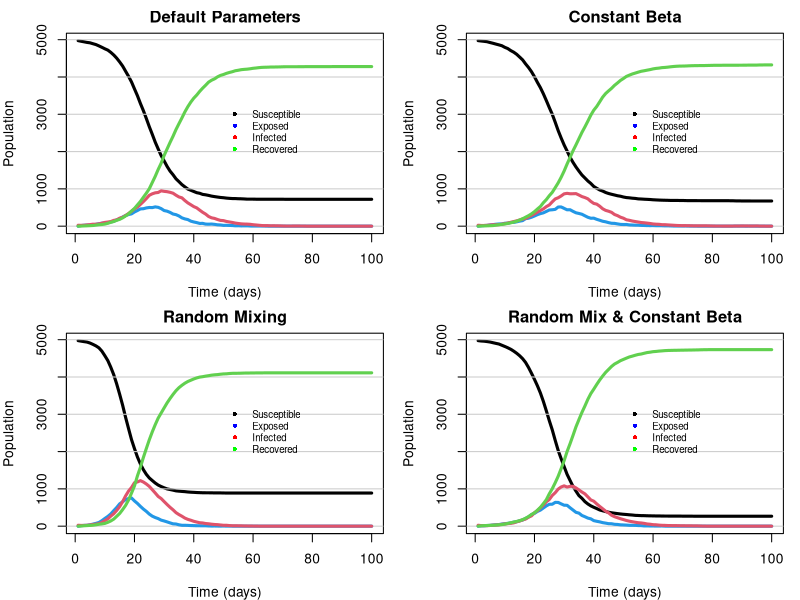

Generate this figure with R:
# Jackson Cramer (s2274544), Maximillian McCourt (s2145762), Natalia Montalvo Cabornero (s1969053)

# Our group worked collaboratively on the development and optimisation of all exercises.
# Although tasks were divided among us, we maintained a balanced workload through 
# regular code reviews, debugging sessions, and problem-solving meetings.
# Jackson focused for the plotting functions and household creation. 
# Max focused on implementing the nseir function.
# Natalia focusedto the get.net function and commenting.


######### GENERAL DESCRIPTION #########

# This project extends the SEIR epidemic model by incorporating household and social 
# network structures. Individuals are grouped into households and connected through 
# probabilistic contact networks based on sociability parameters. The model simulates 
# disease transmission through household, network, and random interactions to study 
# how social structure and individual variability affect epidemic dynamics.



#########  SETTING UP  ##########

# In this section, we define the population structure and create social networks.
# The goal is to represent both household connections and external contacts
# in order to model how social structure influences the spread of infectious diseases.


## --- Distribution into Households --- ##

n <- 5000  # Total population size
h_max <- 5 # Maximum number of people per household

# Each individual is randomly assigned to a household of size between 1 and h_max.
# This creates a heterogeneous household structure.
h <- rep(1:n, sample(1:h_max, n, replace=TRUE))[1:n] |> sample()


## --- Creation of networks --- ## 

# get.net() constructs a social contact network among individuals.
# Each person i can form contacts with others who are not in the same household.
# beta = individual sociability
# h = household structure
# nc = expected number of contacts per person
get.net <- function(beta,h,nc=15){

  # Population size
  n <- length(beta) 
  
  # Initialize an empty contact list for all individuals
  contacts <- vector("list", n)
  
  # Compute a coefficient to normalize the expected number of contacts
  coeff <- nc/(mean(beta)**2 * (n - 1))
  
  # Loop over all individuals to create network links
  for (i in 1:(n-1)){
    
    # Identify all possible contacts who are not in the same household
    non_h <- h[(i+1):n]!=h[i] 
    poss_links <- c((i+1):n)[non_h]  # initialise all possible links
    
    # Extract beta values (sociability parameters) for potential contacts
    beta_poss_links <- beta[poss_links]
    
    # Compute the probability of forming a contact between individual i and others
    prob_betas <- coeff*beta[i]*beta_poss_links
    
    # Generate links based on the assigned connection probabilities
    link_idx <- rbinom(length(prob_betas), 1, prob_betas) == 1
    links <- poss_links[link_idx]
    
    # Store the links in the contacts list
    contacts[[i]] <- c(contacts[[i]], links)
    for (j in links) {
      contacts[[j]] <- c(contacts[[j]], i)
    }
  }
  
  # Return the full contact network as list
  return(contacts)
}

#system.time(alink <- get.net(beta,h,nc))

#########  SEIR MODEL  ##########

## --- SEIR simulation funciton --- ##

# nseir() simulates an epidemic over time in a population with household and network-based social structure.
# Each individual is in one of four states: Susceptible (S=0), Exposed (E=1), 
# Infected (I=2), or Recovered (R=3).
# beta =
# h =
# alink =
# alpha =
# delta =
# gamma = 
# nc = 
# nt = 
# pinf = 
nseir <- function(beta,h,alink,alpha=c(.1,.01,.01),delta=.2,gamma=.4,nc=15, nt = 100,pinf = .005){
  # Our SEIR, t data
  # Using S=0, E=1, I=2, R=3 structure
  n <- length(beta)
  # defining alphas
  alpha_h <- alpha[1]
  alpha_c <- alpha[2]
  alpha_r <- alpha[3]
  # total population
  x <- rep(0, n)
  # initialise infected individuals at random
  x[sample(n, max(1,round(n*pinf)))] <- 2 # use max() to ensure at least 1 person starts as infected
  # initialise SEIR counts
  S <- E <- I <- R <- rep(0,nt)
  S[1] <- sum(x == 0)
  I[1] <- sum(x == 2)
  # initialize denominator for probability calculation
  coeff <- (alpha_r*nc)/(mean(beta)^2 * (n-1))
  # loop over days
  for (t in 2:nt){
    # generate n random deviates for mutually exclusive daily transitions
    u <- runif(n)
    x[x==2 & u<delta] <- 3 # infected to recovered
    x[x==1 & u<gamma] <- 2 # exposed to infected
    # susceptible to exposed
    current_I <- which(x==2)
    for (i in current_I){
      # if x is susceptible, and in same household as i, and random number less than alpha_h probability
      household <- which(h==h[i] & x==0)
      # uses runif of length of household to select which household members become exposed
      x[household[runif(length(household)) < alpha_h]] <- 1
      # contacts mixing daily probability
      # if x is susceptible, and in contact list of i, and random number less than alpha_c probability
      # finds all susceptible contacts of infected person i
      contacts_i <- alink[[i]]
      sus_contacts <- contacts_i[x[contacts_i]==0]
      # uses runif of length of susceptible contacts to select which susceptible contacts become exposed
      x[sus_contacts[runif(sus_contacts) < alpha_c]] <- 1
      # random mixing daily probability
      susceptible <- which(x==0) # initialize those susceptible to infection
      r_prob <- coeff*beta[i]*beta[susceptible]
      x[susceptible[runif(length(susceptible)) < r_prob]] <- 1
      # count of SEIR population
    }
    S[t] <- sum(x==0)
    E[t] <- sum(x==1)
    I[t] <- sum(x==2)
    R[t] <- sum(x==3)
  }
  return(list(S=S,E=E,I=I,R=R,t=1:nt))
}


#########  COMPARISON OF EPIDEMIC DYNAMICS ##########

## --- Plotting function --- ##

# plot_dynamics() visualizes the evolution of the SEIR compartments over time.
# pop_states = population state counts as produced by nseir
# title = desired plot title
plot_dynamics = function(pop_states, title=""){
  
  # Calculate highest population among groups for consistent axis scaling
  ymax <- max(c(pop_states$S, pop_states$E, pop_states$I, pop_states$R))
  
  # Plot susceptible population over time as a black line
  plot(pop_states$S,ylim=c(0,ymax), type="l", lwd=3, xlab="Time (days)", ylab="Population", main=title)
  
  # Add horizontal grid lines at axis tick marks for easy comparison
  abline(h=axTicks(2), col="gray80")
  
  # Plot remaining SEIR groups as unique colored lines
  lines(pop_states$E, col=4, lwd=3) # E blue
  lines(pop_states$I, col=2, lwd=3) # I red
  lines(pop_states$R, col=3, lwd=3) # R green
  
  # include legend to identify which color corresponds to which SEIR group
  legend(x=length(pop_states$R)/2, y=ymax/1.5,
         legend=c("Susceptible", "Exposed", "Infected", "Recovered"),
         col=c("black", "blue", "red", "green"),
         lty=NA, lwd=2,
         pch=16,
         cex=0.7, bty="n")
}


## --- Comparing Different Epidemic Scenarios --- ##

# We simulate and compare four scenarios to investigate the effects of household and network structure, 
# as well as individual variability in sociability (beta).

# First, initialize a 'sociability' parameter (a number between 0 and 1) for each person
beta <- runif(n, 0, 1)

# Using get.net, create regular network of contacts between each person
alink <- get.net(beta,h)

# 1. Default Parameters
# Full model with households, network contacts, and random mixing using default paramenters
def_params = nseir(beta,h,alink)

# 2. Random Mixing
# Simulate epidemic by removing household and regular network structure, 
# keeping average initial infections per day the same for each person
# to do so, set alpha h and alpha c to 0, while setting alpha r to .04.
random_mixing = nseir(beta, h, alink, alpha=c(0,0,.04))

# 3. Constant Beta
# Simulate epidemic using full model with default parameters, but assigning each person the same 
# sociability parameter, which is the average of our original beta parameters
avg_beta = 1:length(beta)
avg_beta[1:length(avg_beta)] = mean(beta)
constant_beta = nseir(avg_beta,h,alink)

# 4. Random Mixing & Constant Beta
# Simulate epidemic by combining the conditions of the previous two simulations (random mixing and constant beta)
random_mix_constant_beta = nseir(avg_beta,h,alink, alpha=c(0,0,.04))

## --- Plotting the Four Scenarios --- ##

# Set plotting layout/margins for epidemic plots
par(mfcol=c(2,2), mar=c(4,4,2,1))

# Specify titles to be added to plots
titles <- c("Default Parameters", "Random Mixing", "Constant Beta", "Random Mix & Constant Beta")
plots <- list(def_params, random_mixing, constant_beta, random_mix_constant_beta)

# Loop through each simulation and plot their epidemic dynamics
for (i in seq_along(plots)) {
  plot_dynamics(plots[[i]], titles[i])
}

## --- Comments --- ##





nseir <- function(beta,h,alink,alpha=c(.1,.01,.01),delta=.2,gamma=.4,nc=15, nt = 100,pinf = .005){
  # Our SEIR, t data
  # Using S=0, E=1, I=2, R=3 structure
  n <- length(beta)
  # defining alphas
  alpha_h <- alpha[1]
  alpha_c <- alpha[2]
  alpha_r <- alpha[3]
  # total population
  x <- rep(0, n)
  # initialise infected individuals at random
  x[sample(n, max(1,round(n*pinf)))] <- 2 # use max() to ensure at least 1 person starts as infected
  # initialise SEIR counts
  S <- E <- I <- R <- rep(0,nt)
  S[1] <- sum(x == 0)
  I[1] <- sum(x == 2)
  # initialize denominator for probability calculation
  coeff <- (alpha_r*nc)/(mean(beta)^2 * (n-1))
  # loop over days
  for (t in 2:nt){
    # generate n random deviates for mutually exclusive daily transitions
    u <- runif(n)
    x[x==2 & u<delta] <- 3 # infected to recovered
    x[x==1 & u<gamma] <- 2 # exposed to infected
    
    current_I <- which(x==2)
    if (length(current_I) > 0) { # if no current infected, skip to counting SEIR populations
      # HOUSEHOLD TRANSMISSION
      # finds number of infected people each person lives with in each household for all households
      num_I_h <- tabulate(h[x==2], nbins=max(h))[h]
      # finds indices of susceptible people living with infected people
      sus_w_I_h <- which(x==0 & num_I_h>0)
      # how many infected people is each susceptible person living with, where there is at least one infected person in the household
      num_I_w_sus_h <- num_I_h[sus_w_I_h]
      # generate probabilities of each susceptible person becoming infected using alpha_h, adjusting for no. of infected people in household
      probs_h <- 1 - (1 - alpha_h)^num_I_w_sus_h
      # infect susceptible people based on probabilities
      x[sus_w_I_h[runif(length(sus_w_I_h)) < probs_h]] <- 1
      
      # CONTACTS TRANSMISSION
      # all occurences of person in contact with an infected person
      contacts_I <- unlist(alink[which(x==2)])
      # how many times each person is in contact with an infected person
      num_I_c <- tabulate(contacts_I, nbins=length(x))
      # find indices of susceptible people in contact with infected people
      sus_w_I_c <- which(x==0 & num_I_c>0)
      # how many infected contacts does each susceptible person have
      num_I_w_sus_c <- num_I_c[sus_w_I_c]
      # find corresponding probabilities of infection for each susceptible person based on number of infected people they are in contact with
      probs_c <- 1 - (1 - alpha_c)^num_I_w_sus_c
      # infect susceptible people based on probabilities
      x[sus_w_I_c[runif(length(sus_w_I_c)) < probs_c]] <- 1
      
      # RANDOM TRANSMISSION
      current_S <- which(x==0)
      # outer matrix product of betas of currently susceptible and infected people
      beta_matrix <- outer(beta[current_S], beta[which(x==2)])
      # find probabilities of each combination of susceptibles and infected people
      prob_matrix_r <- 1 - coeff*beta_matrix
      # find probability of each susceptible person being infected by any infected person
      probs_r <- 1 - apply(prob_matrix_r, 1, prod)
      # infect susceptible people based on probabilities
      x[current_S[runif(length(current_S)) < probs_r]] <- 1
    } 
    # count of SEIR population
    S[t] <- sum(x==0)
    E[t] <- sum(x==1)
    I[t] <- sum(x==2)
    R[t] <- sum(x==3)
  }
  return(list(S=S,E=E,I=I,R=R,t=1:nt))
}
